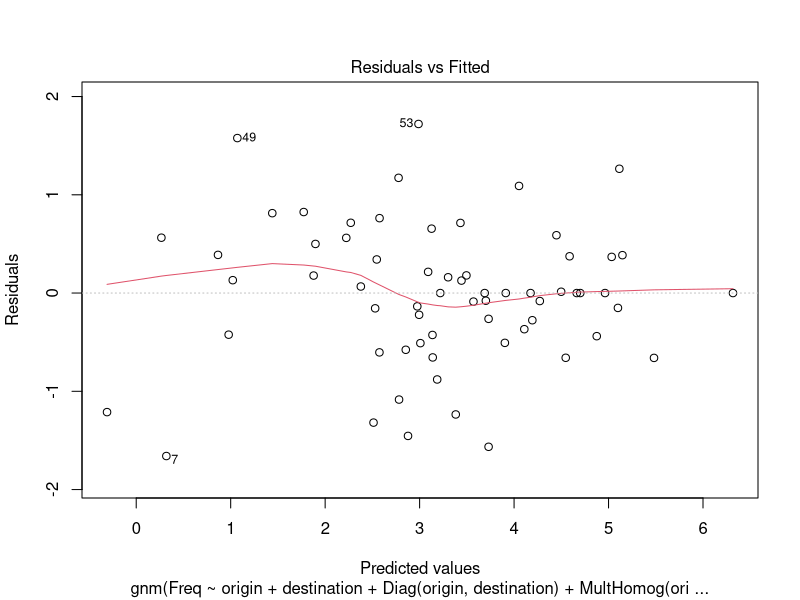
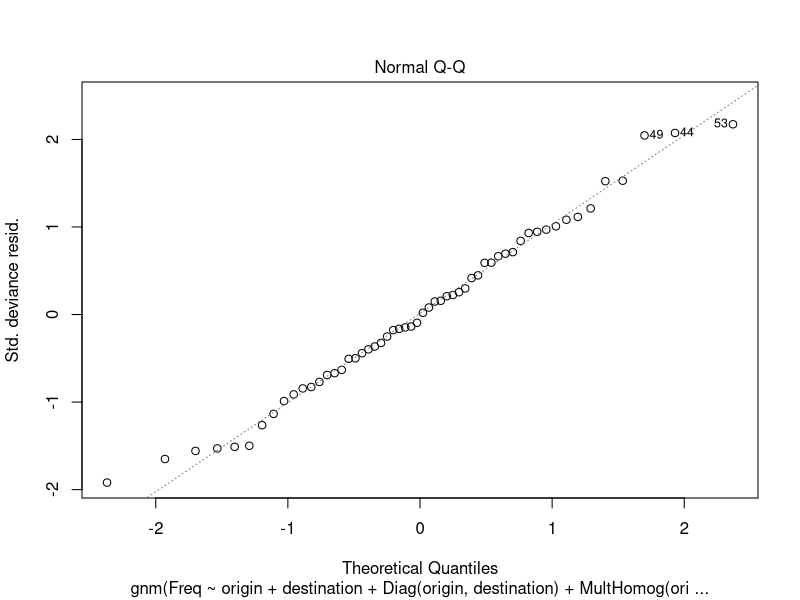
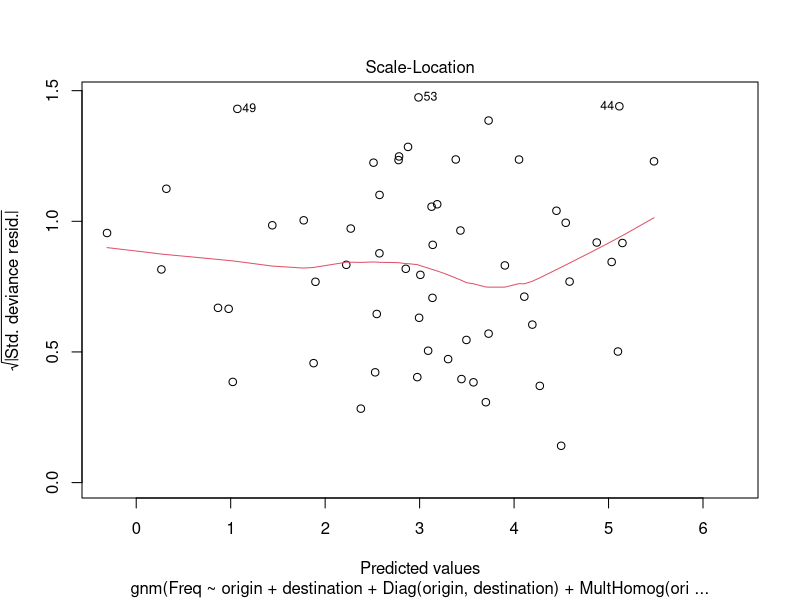
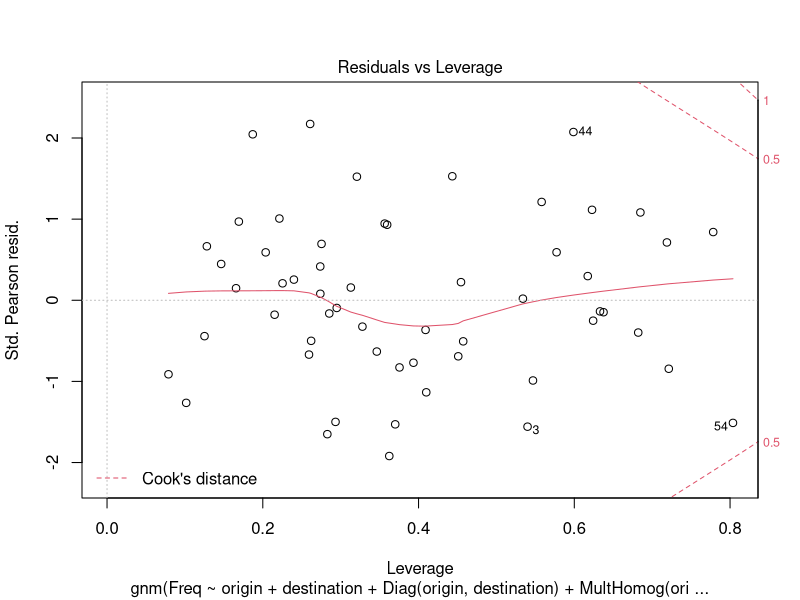
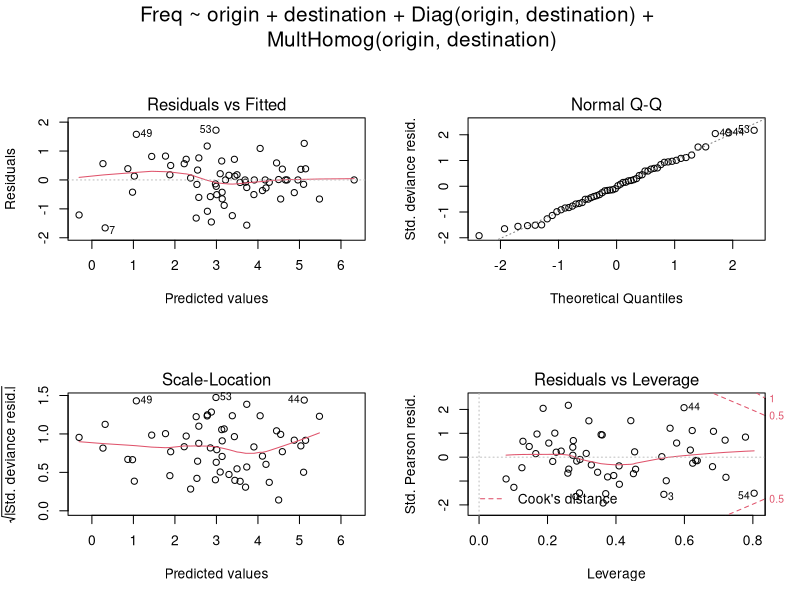
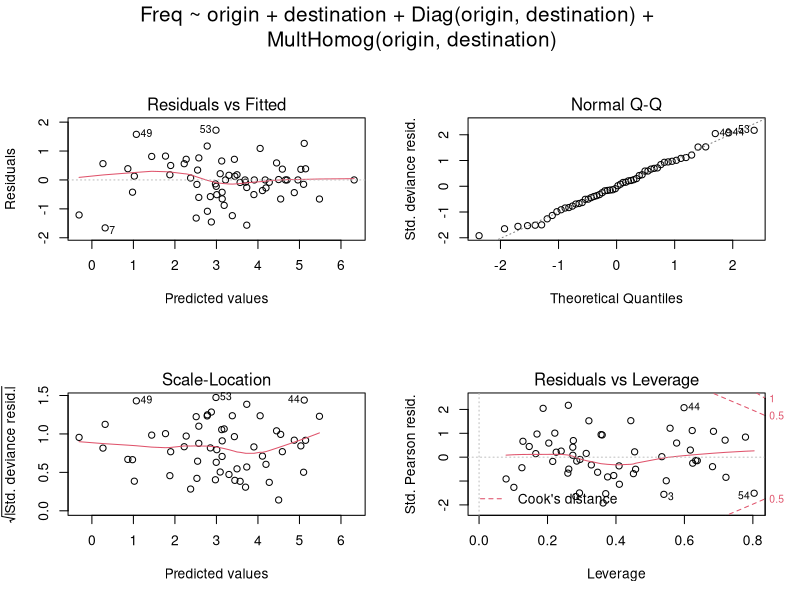
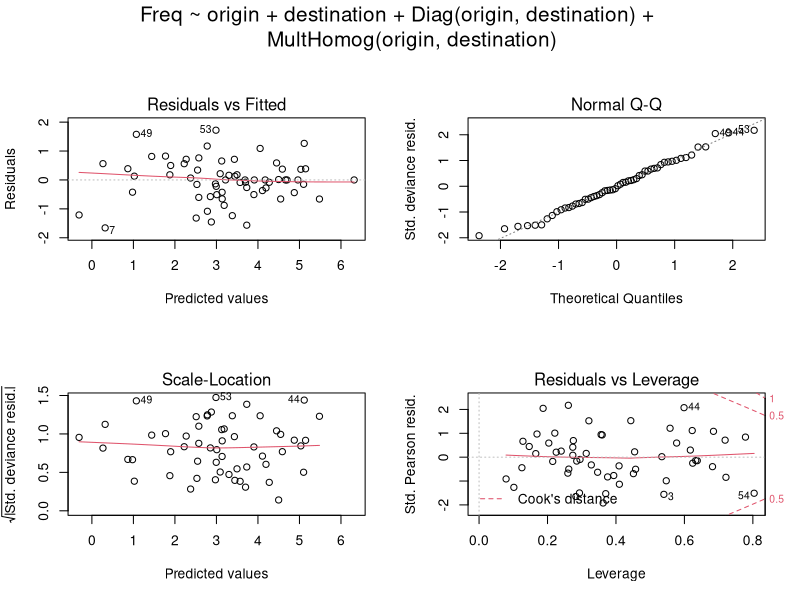

Source code (R) for these figures, in order:
library(gnm)


### Name: plot.gnm
### Title: Plot Diagnostics for a gnm Object
### Aliases: plot.gnm
### Keywords: models regression nonlinear hplot

### ** Examples

set.seed(1)

##  Fit an association model with homogeneous row-column effects
RChomog <- gnm(Freq ~ origin + destination + Diag(origin, destination) +
               MultHomog(origin, destination), family = poisson,
               data = occupationalStatus)

## Plot model diagnostics
plot(RChomog)

## Put 4 plots on 1 page; allow room for printing model formula in outer margin:
par(mfrow = c(2, 2), oma = c(0, 0, 3, 0))
title <- paste(deparse(RChomog$formula, width.cutoff = 50), collapse = "\n")
plot(RChomog, sub.caption = title)

## Fit smoother curves
plot(RChomog, sub.caption = title, panel = panel.smooth)
plot(RChomog, sub.caption = title, panel = function(x,y) panel.smooth(x, y, span = 1))
